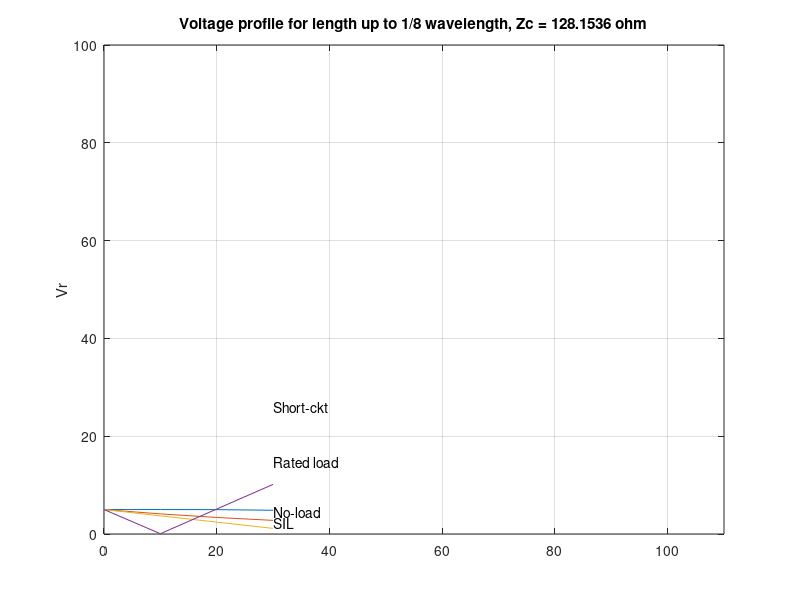

The MATLAB script that drew this image:
% This function obtains the voltage profile for a transmission line.
%
% Copyright (C) 1998 by H. Saadat

function vprofile(r, L, C, f)
global resp model par1 par2 linelngt freq
fprintf(' \n')
fprintf(' Voltage profile for line length up to 1/8 wavelength \n')
fprintf(' ---------------------------------------------------- \n')

if exist('r')~=1
    r = input('Enter line resistance in ohms/km = '); else end
if exist('L')~=1
    L = input('Enter line inductance in millihenry/km = '); else end
if exist('C')~=1
    C = input('Enter line capacitance in microfarad/km = '); else end
    if exist('f')~=1
    f = input('Enter line frequency in Hz f = '); else end

  if C == 0
  shrtline =[
'                                                             '
' Line charging capacitance is zero. A short line is assumed. '
' A voltage profile is not obtained for a short line.         '
'                                                             '];
  disp(shrtline)
  fprintf(' \n Hit return to continue \n')
  pause, return
  else, end

w=2*pi*f;
z= r + j*w*L*1E-03;  y = j*w*C*1E-06;
Zc = sqrt(z/y); gama = sqrt(z*y); beta = imag(gama);
lamda = 2*pi/beta;
Vsm = input('Enter sending end line-line voltage kV = ');
MVArat = input('Enter rated sending end power, MVA = ');
pfrat = input('Enter power factor  = ');
Vs = Vsm/sqrt(3);
dist3 = 0:10:lamda/8;
Vrnl = abs(Vsm./cosh(gama*dist3));
Vrsil = Vsm./abs(cosh(gama*dist3)+sinh(gama*dist3));
Vmax = ceil(max(Vrnl/100))*100;
dismax=  ceil(max(dist3/100))*100*1.1;
tx = max(dist3);
ynl = abs(Vsm./cosh(gama*lamda/8));
ysil= Vsm./abs(cosh(gama*lamda/8)+sinh(gama*lamda/8));
Is =cosh(gama*lamda/8)*Vs/(Zc*sinh(gama*lamda/8));
Vshrt = Vs*cosh(gama*dist3)-Zc*Is*sinh(gama*dist3);
Vshrt= sqrt(3)*abs(Vshrt);
yshrt= min(Vshrt);

th = acos(pfrat);
Srate = MVArat*(cos(th)+j*sin(th));
Is =conj(Srate)/(3*Vs);
Vrc = Vs*cosh(gama*dist3) - Zc*Is*sinh(gama*dist3);
Vrc = sqrt(3)*abs(Vrc);
yfl = sqrt(3)*abs(Vs*cosh(gama*lamda/8) - Zc*Is*sinh(gama*lamda/8));

h=figure;
plot(dist3, Vrnl, dist3, Vrsil, '-', dist3, Vshrt,'-', dist3, Vrc,'-'), grid

axis([0  dismax  0 Vmax]);
ylabel('Vr')
title(['Voltage profile for length up to 1/8 wavelength, Zc = ',num2str(real(Zc)), ' ohm'])
text(tx, ynl, 'No-load')
text(tx, ysil, 'SIL')
text(tx, yshrt+25, 'Short-ckt')
text(tx, yfl, 'Rated load')
xsc= tx/dismax*.96;
%text(0.11, 0.05, 'Sending end','sc')
text(0.11, -80, 'Sending end')
text(tx, -80, 'Receiving end')
pause
fprintf(' \n Hit return to continue \n')
pause
%axis('auto');
